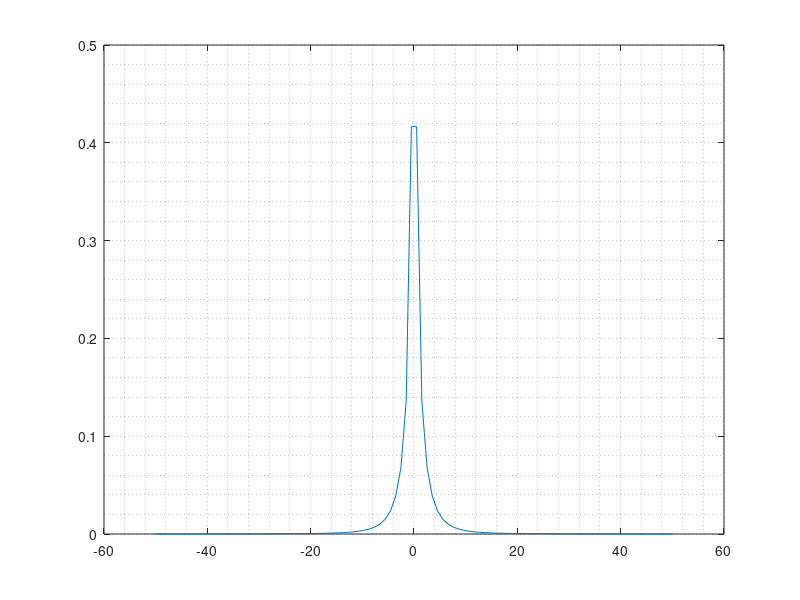

Write the MATLAB code that produced this figure.
%Filter Characteristics
clear;
close;

flag = 2;

R = 10e3; %1K ohm resistance
C = 10e-6;%10 uF capacitance


%Plotting the filter amplitude response
if flag == 2

f = linspace(-50,50,1e2);
s = j*2*pi*f;
den = polyval([1 -5 6 1],s*C*R);
H = 1./den;

plot(f,abs(H))
grid minor

print -deps -color lpf.eps

end

%finding 3 dB bandwidth numerically
if flag == 2

sqrt(roots([1  13  46  -1]))/(2*pi*R*C)

end


%finding 3 dB bandwidth theoretically
if flag == 2

q = -31/3;
r = -1015/27;

sqrt((-r/2 + sqrt(r^2/4 +q^3/27))^(1/3) + (-r/2 - sqrt(r^2/4 +q^3/27))^(1/3) - 13/3)/(2*pi*R*C)

end
